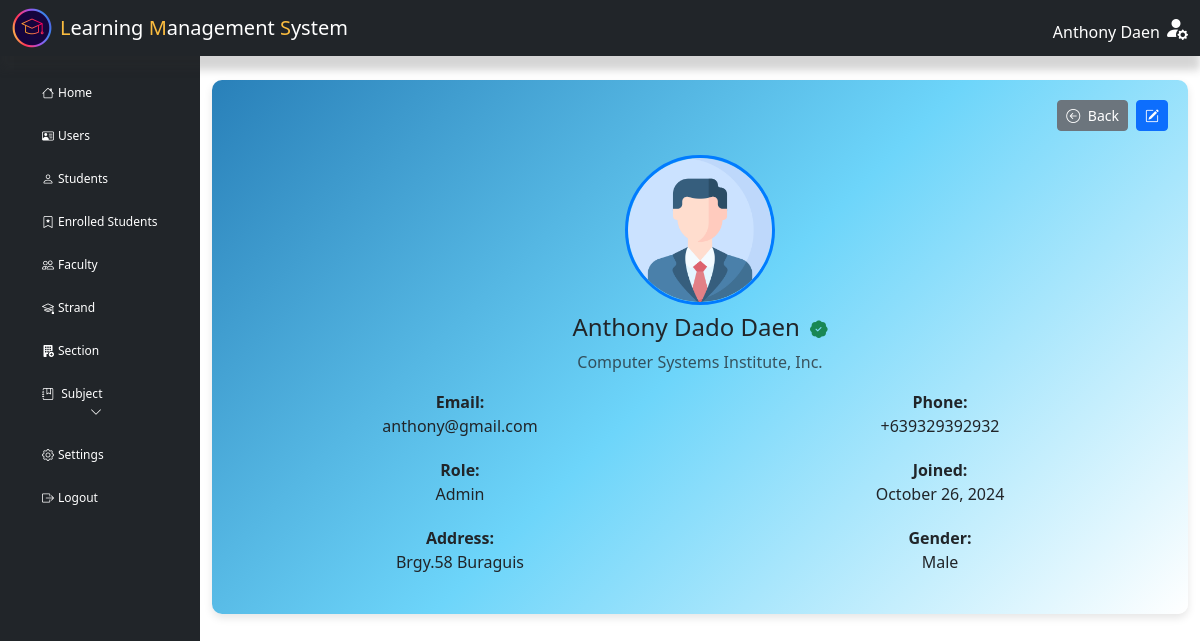
Page /admin/index.php?page=admin (signed in) on the committed database.
### tables this page shows
CREATE TABLE `principal` (
  `principal_id` varchar(50) NOT NULL,
  `firstname` varchar(50) NOT NULL,
  `middlename` varchar(50) DEFAULT NULL,
  `lastname` varchar(50) NOT NULL,
  `contact` varchar(50) NOT NULL,
  `gender` varchar(10) NOT NULL,
  `email` varchar(50) NOT NULL,
  `address` varchar(50) NOT NULL,
  `id` varchar(50) NOT NULL COMMENT 'User ID'
);

CREATE TABLE `school` (
  `ID` int NOT NULL,
  `SCHOOL_NAME` varchar(200) NOT NULL,
  `SCHOOL_ADDRESS` varchar(150) NOT NULL
);

### includes/dbh-inc.php (called while the page is built)
<?php
include "function.php";
$mySQLFunction = new myDataBase("localhost", "root", "Nicolas051002", "lms_db");

### includes/function.php (called while the page is built, shortened)
<?php
class myDataBase
{
    private $hostname;
    private $username;
    private $password;
    private $database;
    public $con;
    public function __construct($hostname, $username, $password, $database)
    {
        $this->hostname = $hostname;
        $this->username = $username;
        $this->password = $password;
        $this->database = $database;
    }
    public function connection()
    {
        try {
            if (!$this->con) {
                $this->con = mysqli_connect($this->hostname, $this->username, $this->password, $this->database);
                if ($this->con) {
                    return true;
                } else {
                    return false;
                }
            } else {
                return true;
            }
        } catch (mysqli_sql_exception $e) {
            echo $e;
        }
    }
    public function disconnect()
    {
        if ($this->con) {
            if (mysqli_close($this->con)) {
                $this->con = false;
                return true;
            } else {
                return false;
            }
        } else {
            return true;
        }
    }
    public function getSchool()
    {
        $sql = "SELECT * FROM `SCHOOL`";
        $stored = ($this->con->query($sql))->fetch_assoc();
        return $stored;
    }
    public function getAdminInfo()
    {
        $sql = "SELECT * FROM `PRINCIPAL`";
        $stored = ($this->con->query($sql))->fetch_assoc();
        return $stored;
    }
}

### admin/admin.php (the view, shortened to what this page needs)
<?php
require_once "../includes/dbh-inc.php";
$mySQLFunction->connection();
$showSchool = $mySQLFunction->getSchool();
$showResult = $mySQLFunction->getAdminInfo();
$fullName = $showResult['firstname'] . ' ' . $showResult['middlename'] . ' ' . $showResult['lastname'];
?>
<main class="col-md-12 ms-sm-auto col-lg-10">
    <div class="container">
        <div class="row">
            <div class="col-md-12">
                <div class="profile-card">
                    <div class="d-flex flex-wrap justify-content-end mb-3">
                        <button class="btn btn-secondary btn-sm me-2 mb-2"
                            onclick="location.href='index.php?page=index'">
                            <i class="bi bi-arrow-left-circle me-1"></i> Back
                        </button>
                        <button type="button" class="btn btn-primary btn-sm mb-2"
                            title="Edit" data-bs-toggle="modal" data-bs-target="#updateadmininfo">
                            <i class="bi bi-pencil-square"></i>
                        </button>
                    </div>
                    <div class="profile-header text-center mb-3">
                        <?php if ($showResult['gender'] === "MALE") { ?>
                            <img src="../assets/Upload/maleadmin.png" alt="Profile Image" class="profile-img-circle mb-2">
                        <?php } else { ?>
                            <img src="../assets/Upload/femaleadmin.png" alt="Profile Image" class="profile-img-circle mb-2">
                        <?php } ?>
                        <h4>
                            <?php echo ucwords(strtolower($fullName)); ?>
                            <i class="bi bi-patch-check-fill ms-1 text-success" style="font-size: 1.1rem;"></i>
                        </h4>
                        <p class="text-muted"><?php echo ucwords(strtolower($showSchool['SCHOOL_NAME'])); ?></p>
                    </div>
                    <div class="profile-details">
                        <div class="row mb-1">
                            <div class="col-md-6">
                                <strong>Email:</strong>
                                <p><?php echo $showResult['email']; ?></p>
                            </div>
                            <div class="col-md-6">
                                <strong>Phone:</strong>
                                <p>+63<?php echo $showResult['contact']; ?></p>
                            </div>
                        </div>
                        <div class="row mb-1">
                            <div class="col-md-6">
                                <strong>Role:</strong>
                                <p><?php echo ucwords(strtolower($_SESSION["user_role"])); ?></p>
                            </div>
                            <div class="col-md-6">
                                <strong>Joined:</strong>
                                <p><?php echo htmlspecialchars($_SESSION["admin_added"]); ?></p>
                            </div>
                        </div>
                        <div class="row mb-1">
                            <div class="col-md-6">
                                <strong>Address:</strong>
                                <p><?php echo ucwords(strtolower($showResult['address'])); ?></p>
                            </div>
                            <div class="col-md-6">
                                <strong>Gender:</strong>
                                <p><?php echo ucwords(strtolower($showResult['gender'])); ?></p>
                            </div>
                        </div>
                    </div>
                </div>
            </div>
        </div>
    </div>
</main>

### admin/includes/header.php (shortened to what this page needs)
<?php
$host = 'localhost';
$dbname = 'lms_db';
$username = 'root';
$password = 'Nicolas051002';
try {
    $conn = new PDO("mysql:host=$host;dbname=$dbname;charset=utf8", $username, $password);
    $conn->setAttribute(PDO::ATTR_ERRMODE, PDO::ERRMODE_EXCEPTION);
    $conn->setAttribute(PDO::ATTR_DEFAULT_FETCH_MODE, PDO::FETCH_ASSOC);
} catch (PDOException $e) {
    echo "Connection failed: " . $e->getMessage();
    exit();
}
function getAdminInfo($conn)
{
    $sql = "SELECT * FROM principal";
    $stmt = $conn->query($sql);
    return $stmt ? $stmt->fetchAll() : [];
}
$users = getAdminInfo($conn);
foreach ($users as $user) {
    $fullName = ucwords(strtolower($user['firstname'] . ' ' . $user['lastname']));
}
?>
<!DOCTYPE html>
<html lang="en">
<head>
    <link href="./css/bootstrap.min.css" rel="stylesheet">
    <link rel="stylesheet" href="../assets/css/admin.css?v=<?php echo time(); ?>" />
    <link rel="stylesheet" href="https://cdn.jsdelivr.net/npm/bootstrap-icons/font/bootstrap-icons.css">
    <link href="https://cdnjs.cloudflare.com/ajax/libs/select2/4.0.13/css/select2.min.css" rel="stylesheet" />
    <link href="https://cdn.jsdelivr.net/npm/bootstrap@5.3.3/dist/css/bootstrap.min.css" rel="stylesheet">
    <link href="https://cdn.datatables.net/1.13.4/css/jquery.dataTables.min.css" rel="stylesheet">
    <link rel="stylesheet" href="https://cdn.datatables.net/buttons/2.3.6/css/buttons.dataTables.min.css">
    <link rel="stylesheet" href="//cdnjs.cloudflare.com/ajax/libs/morris.js/0.5.1/morris.css">
    <link rel="stylesheet" href="https://cdnjs.cloudflare.com/ajax/libs/animate.css/4.1.1/animate.min.css">
</head>
<body>
    <nav class="navbar navbar-expand-lg navbar-light bg-dark nav-shadow">
        <div class="container-fluid">
            <div class="image d-flex align-items-center">
                <a href="?page=home">
                    <span class="d-none d-lg-inline">
                        <img src="../assets/img/lms.webp" alt="LMS Logo">
                    </span>
                </a>
                <div class="navbar-brand text-white d-none d-lg-inline">
                    <span class="color">L</span>earning <span class="color">M</span>anagement
                    <span class="color">S</span>ystem
                </div>
            </div>
            <div class="dropdown d-none d-lg-block ms-auto">
                <a href="#" class="d-flex align-items-center text-decoration-none" id="profileDropdown" data-bs-toggle="dropdown" aria-expanded="false">
                    <span class="text-white me-1 mt-2" style="font-weight: 400;">
                        <?php
                        echo ucwords(strtolower($fullName));
                        ?>
                    </span>
                    <i class="bi bi-person-fill-gear text-white" style="font-size: 1.5rem;"></i>
                </a>
            </div>
        </div>
    </nav>
    <header>
        <div class="container-fluid">
            <div class="row mt-4">
                <nav id="sidebar" class="col-md-3 col-lg-2 bg-dark sidebar offcanvas-md offcanvas-start" style="max-width: 280px;">
                    <div class="position-sticky text-white ">
                        <ul class="nav flex-column ">
                            <div class="nav-link fw-bold dasboard d-none d-lg-inline mb-3">
                            </div>
                            <li class="nav-item">
                                <a class="nav-link active" href="index.php?page=home ">
                                    <i class="bi bi-house me-1"></i>Home
                                </a>
                            </li>
                            <li class="nav-item">
                                <a class="nav-link active sm-5" href="index.php?page=users">
                                    <i class="bi bi-person-vcard me-1"></i>Users
                                </a>
                            </li>
                            <li class="nav-item">
                                <a class="nav-link active" href="index.php?page=student">
                                    <i class="bi bi-person me-1"></i>Students
                                </a>
                            </li>
                            <li class="nav-item">
                                <a class="nav-link active" href="index.php?page=enrolled">
                                    <i class="bi bi-bookmark-star me-1"></i>Enrolled Students
                                </a>
                            </li>
                            <li class="nav-item">
                                <a class="nav-link active" href="index.php?page=teacher">
                                    <i class="bi bi-people me-1"></i>Faculty
                                </a>
                            </li>
                            <li class="nav-item">
                                <a class="nav-link active" href="index.php?page=strand">
                                    <i class="bi bi-mortarboard me-1"></i>Strand
                                </a>
                            </li>
                            <li class="nav-item">
                                <a class="nav-link active" href="index.php?page=section">
                                    <i class="bi bi-building-fill-add me-1"></i>Section
                                </a>
                            </li>
                            <li class="nav-item">
                                <a class="nav-link text-white" href="#subjectMenu" data-bs-toggle="collapse" aria-expanded="false" id="subjectDropdown">
                                    <i class="bi bi-journal-bookmark me-1"></i> Subject
                                    <i class="bi bi-chevron-down" style="margin-left: 48px;" id="subjectIcon"></i>
                                </a>
                            </li>
                            <li class="nav-item">
                                <a class="nav-link active" href="index.php?page=settings">
                                    <i class="bi bi-gear me-1"></i>Settings
                                </a>
                            </li>
                            <li class="nav-item">
                                <a type="button" class="nav-link active" data-bs-toggle="modal" data-bs-target="#logoutModal">
                                    <i class="bi bi-box-arrow-right me-1"></i>Logout
                                </a>
                            </li>
                        </ul>
                    </div>
                </nav>
            </div>
        </div>
    </header>

### assets/css/admin.css (style rules this page uses)
body { font-family: "Segoe UI", Tahoma, Geneva, Verdana, sans-serif; background-color: #f1f4f9; }
.navbar { position: fixed; top: 0; width: 100%; z-index: 1000; background-color: #ffffff; box-shadow: 0 2px 5px rgba(0, 0, 0, 0.1); transition: all 0.3s; padding: 0.5rem 1rem; }
.color { color: #fabc3f; }
.nav-shadow { box-shadow: 0 14px 8px rgba(49, 49, 49, 0.2); }
.navbar .image { display: flex; align-items: center; gap: 0.5rem; font-weight: 500; font-size: 20px; }
.navbar .image img { height: 40px; }
.sidebar { color: #fff; padding: 20px; height: 100vh; position: fixed; top: 0; left: 0; width: 200px; overflow-y: auto; }
.sidebar ul { list-style: none; padding: 0; margin: 0; }
.sidebar li { margin-bottom: 5px; }
.sidebar a { color: #fff; text-decoration: none; }
.sidebar .nav-link { padding: 10px 30px; font-size: 12px; color: #fff; transition: background-color 0.3s ease, color 0.3s ease; border-radius: 5px; }
.btn-primary { background-color: #1976d2; border-color: #1976d2; transition: background-color 0.3s ease; }
.profile-card { background-color: #f8f9fa; border-radius: 10px; padding: 20px; box-shadow: 0 4px 8px rgba(0, 0, 0, 0.1); background: linear-gradient(135deg, #2980b9, #6dd5fa, #ffffff); width: 100%; max-width: 1200px; margin: 0 auto; }
.profile-header, .profile-details { text-align: center; }
.profile-img-circle { border-radius: 50%; width: 150px; height: 150px; object-fit: cover; border: 3px solid #007bff; }

### rows in the picture
principal: fullName "Anthony Daen", fullName "Anthony Dado Daen", email "anthony@gmail.com", contact "9329392932", address "Brgy.58 Buraguis", gender "Male"
school: SCHOOL_NAME "Computer Systems Institute, Inc."

### other values in the picture
$_SESSION["user_role"] "Admin"
$_SESSION["admin_added"] "October 26, 2024"
